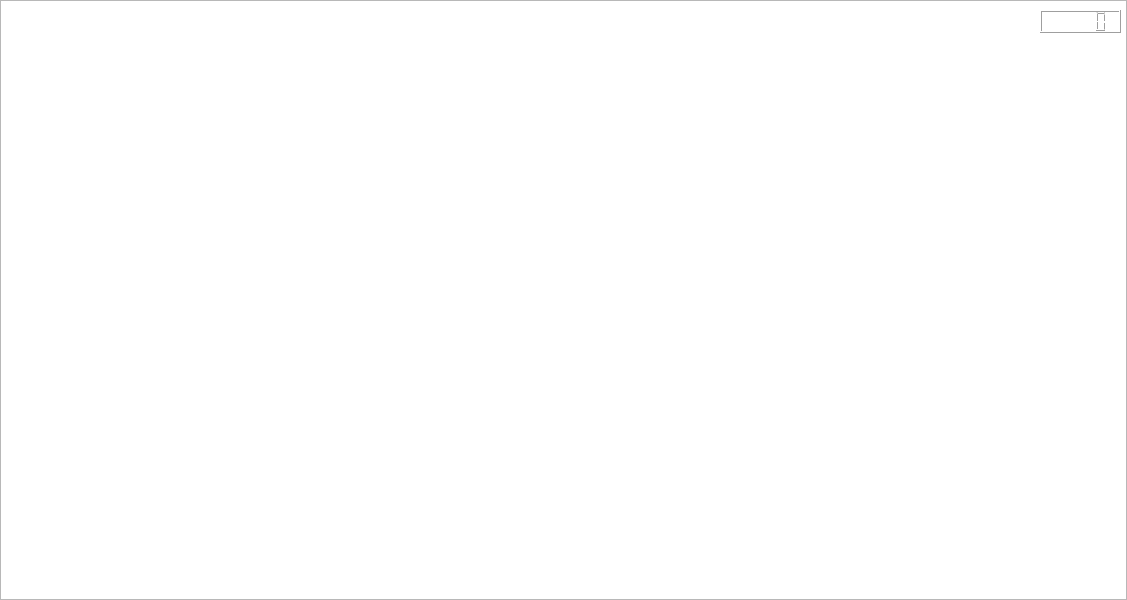
<?xml version="1.0" encoding="UTF-8"?>
<ui version="4.0">
 <class>MainWindow2</class>
 <widget class="QMainWindow" name="MainWindow2">
  <property name="geometry">
   <rect>
    <x>0</x>
    <y>0</y>
    <width>1127</width>
    <height>600</height>
   </rect>
  </property>
  <property name="windowTitle">
   <string>MainWindow</string>
  </property>
  <widget class="QWidget" name="centralwidget">
   <widget class="QGraphicsView" name="graphicsView">
    <property name="geometry">
     <rect>
      <x>0</x>
      <y>0</y>
      <width>1127</width>
      <height>600</height>
     </rect>
    </property>
    <property name="minimumSize">
     <size>
      <width>100</width>
      <height>600</height>
     </size>
    </property>
    <property name="maximumSize">
     <size>
      <width>1127</width>
      <height>600</height>
     </size>
    </property>
    <property name="whatsThis">
     <string>&lt;html&gt;&lt;head/&gt;&lt;body&gt;&lt;p&gt;&lt;img src=&quot;:/new/galax/GALAXIA.jpg&quot;/&gt;&lt;/p&gt;&lt;/body&gt;&lt;/html&gt;</string>
    </property>
   </widget>
   <widget class="QLCDNumber" name="lcdNumber">
    <property name="geometry">
     <rect>
      <x>1040</x>
      <y>10</y>
      <width>81</width>
      <height>23</height>
     </rect>
    </property>
   </widget>
  </widget>
 </widget>
 <resources/>
 <connections/>
</ui>
